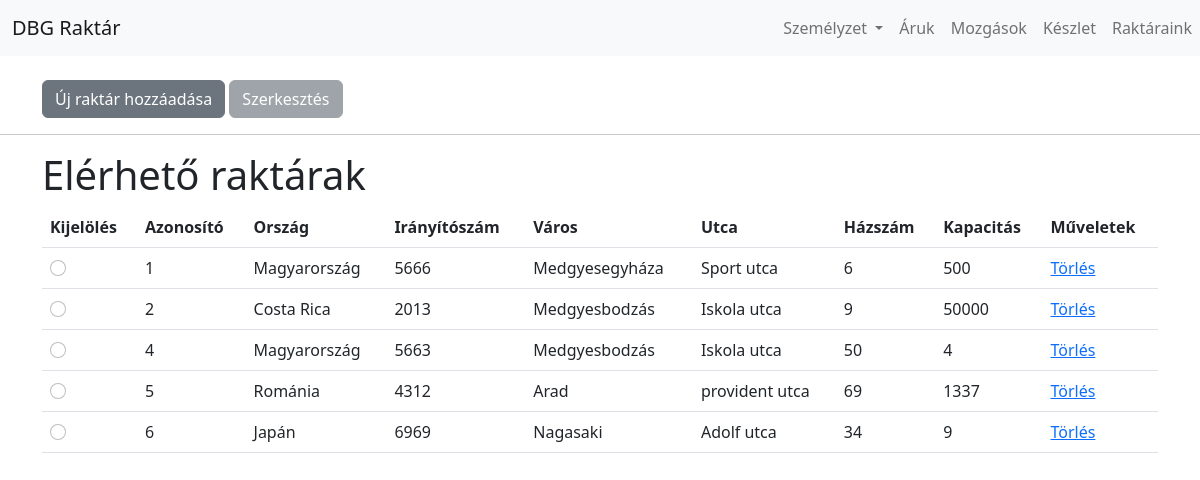
Page /raktar.php on the committed database.
### tables this page shows
CREATE TABLE `raktar` (
  `azonosito` int(11) NOT NULL,
  `orszag` varchar(50) NOT NULL,
  `varos` varchar(50) NOT NULL,
  `irsz` varchar(4) NOT NULL,
  `utca` varchar(60) NOT NULL,
  `hazszam` varchar(5) NOT NULL,
  `kapacitas` int(11) NOT NULL
);

### use/u_dao.php (called while the page is built, shortened)
<?php
function db_kapcsolat() {
	$host = "localhost";
	$uname = "root";
	$database = "raktar";
	$db = mysqli_connect($host, $uname, "", $database);
	mysqli_set_charset($db, 'utf8');
	return $db;
}
function raktar_lekerdez() {
	if (!($db = db_kapcsolat())) {
		return false;
	}
	$q = "SELECT * FROM raktar ORDER BY azonosito";
	$res = mysqli_query($db, $q);
	return $res;
}

### raktar.php (the view, shortened to what this page needs)
<?php
include_once('use/u_dao.php');
?>
<!doctype html>
<html lang="hu">
<head>
	<?php include_once('use/head_imports.php'); ?>
</head>
<body>
<?php include_once('use/navbar.php'); ?>
<br>
<div class="container">
	<button type="button" class="btn btn-secondary" data-bs-toggle="modal" data-bs-target="#ujRekord">
		Új raktár hozzáadása
	</button>
	<button type="button" class="btn btn-secondary" data-bs-toggle="modal" data-bs-target="#szerkesztesModal" <?php if(!isset($_GET['id'])) {echo 'disabled';} ?>>
  		Szerkesztés
	</button>
</div>
<hr>
<div class="container">
	<h1>Elérhető raktárak</h1>
</div>
<div class="container">
	<table class="table">
		<tr>
			<th>Kijelölés
			</th>
			<th>Azonosító</th>
			<th>Ország</th>
			<th>Irányítószám</th>
			<th>Város</th>
            <th>Utca</th>
            <th>Házszám</th>
            <th>Kapacitás</th>
            <th>Műveletek</th>
		</tr>
	<?php
		$raktar = raktar_lekerdez();
		while($fetch = mysqli_fetch_assoc($raktar)) {
			echo '<tr>';
			echo '<td><input type="radio" class="form-check-input" onclick="window.location=\'raktar.php?id='. $fetch['azonosito'] .'\'" name="select" value="'. $fetch['azonosito'] .'" ';
			if(isset($_GET['id']) && $_GET['id'] == $fetch['azonosito']) { echo 'checked'; }
			echo '>';
			echo '<td>'. $fetch['azonosito'] .'</td>';
			echo '<td>'. $fetch["orszag"] .'</td>';
			echo '<td>'. $fetch["irsz"] .'</td>';
            echo '<td>'. $fetch["varos"] .'</td>';
            echo '<td>'. $fetch["utca"] .'</td>';
            echo '<td>'. $fetch["hazszam"] .'</td>';
            echo '<td>'. $fetch["kapacitas"] .'</td>';
			echo '<td><a href="delete_raktar.php?id='.$fetch['azonosito'].'">Törlés</a></td>';
			echo '</tr>';
		}
	?>
</table>
</body>
</html>

### rows in the picture
raktar: azonosito "1", orszag "Magyarország", irsz "5666", varos "Medgyesegyháza", utca "Sport utca", hazszam "6", kapacitas "500"
raktar: azonosito "2", orszag "Costa Rica", irsz "2013", varos "Medgyesbodzás", utca "Iskola utca", hazszam "9", kapacitas "50000"
raktar: azonosito "4", orszag "Magyarország", irsz "5663", varos "Medgyesbodzás", utca "Iskola utca", hazszam "50", kapacitas "4"
raktar: azonosito "5", orszag "Románia", irsz "4312", varos "Arad", utca "provident utca", hazszam "69", kapacitas "1337"
raktar: azonosito "6", orszag "Japán", irsz "6969", varos "Nagasaki", utca "Adolf utca", hazszam "34", kapacitas "9"
